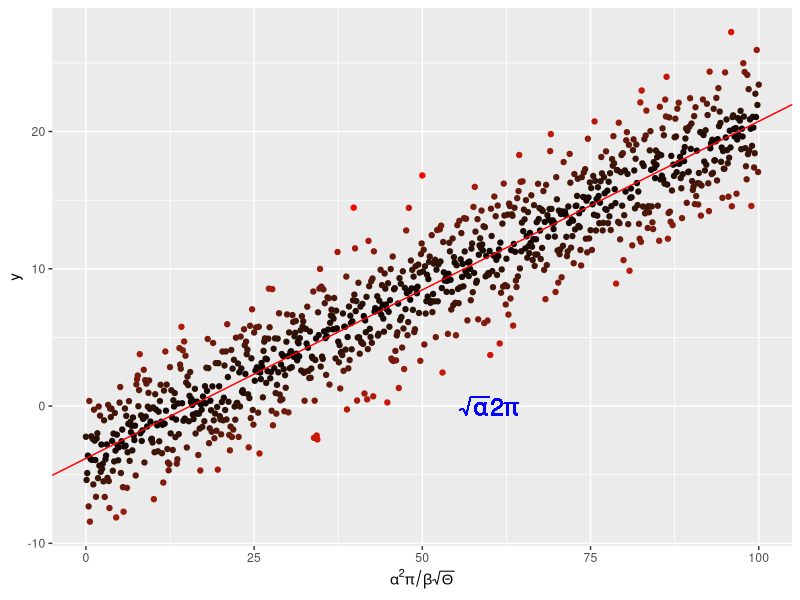
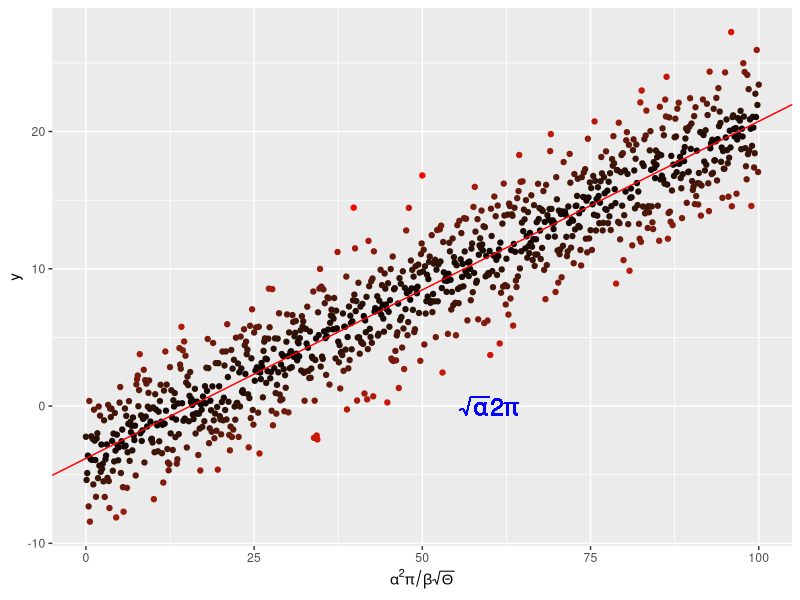

The R source for these figures, in order:
# Author: An Dao (abd21@ic.ac.uk)
# Script: plotLin.R
# Desc:   Generate a linear regression plot
# Date:   October 2025
#

#install.packages("ggplot2")
library(ggplot2)

# generate some data
x <- seq(0, 100, by = 0.1)
y <- -4. + 0.25 * x +
  rnorm(length(x), mean = 0., sd = 2.5)

# and put them in a dataframe
my_data <- data.frame(x = x, y = y)

# perform a linear regression
my_lm <- summary(lm(y ~ x, data = my_data))

# plot the data
plot <-  ggplot(my_data, aes(x = x, y = y,
                          colour = abs(my_lm$residual))
             ) +
  geom_point() +
  scale_colour_gradient(low = "black", high = "red") +
  theme(legend.position = "none") +
  scale_x_continuous(
    expression(alpha^2 * pi / beta * sqrt(Theta)))

# add the regression line
plot <- plot + geom_abline(
  intercept = my_lm$coefficients[1][1],
  slope = my_lm$coefficients[2][1],
  colour = "red")

# throw some math on the plot
plot <- plot + geom_text(aes(x = 60, y = 0,
                       label = "sqrt(alpha) * 2* pi"), 
                       parse = TRUE, size = 6, 
                       colour = "blue")

plot

pdf("../results/MyLinReg.pdf")
print(plot)
dev.off()
